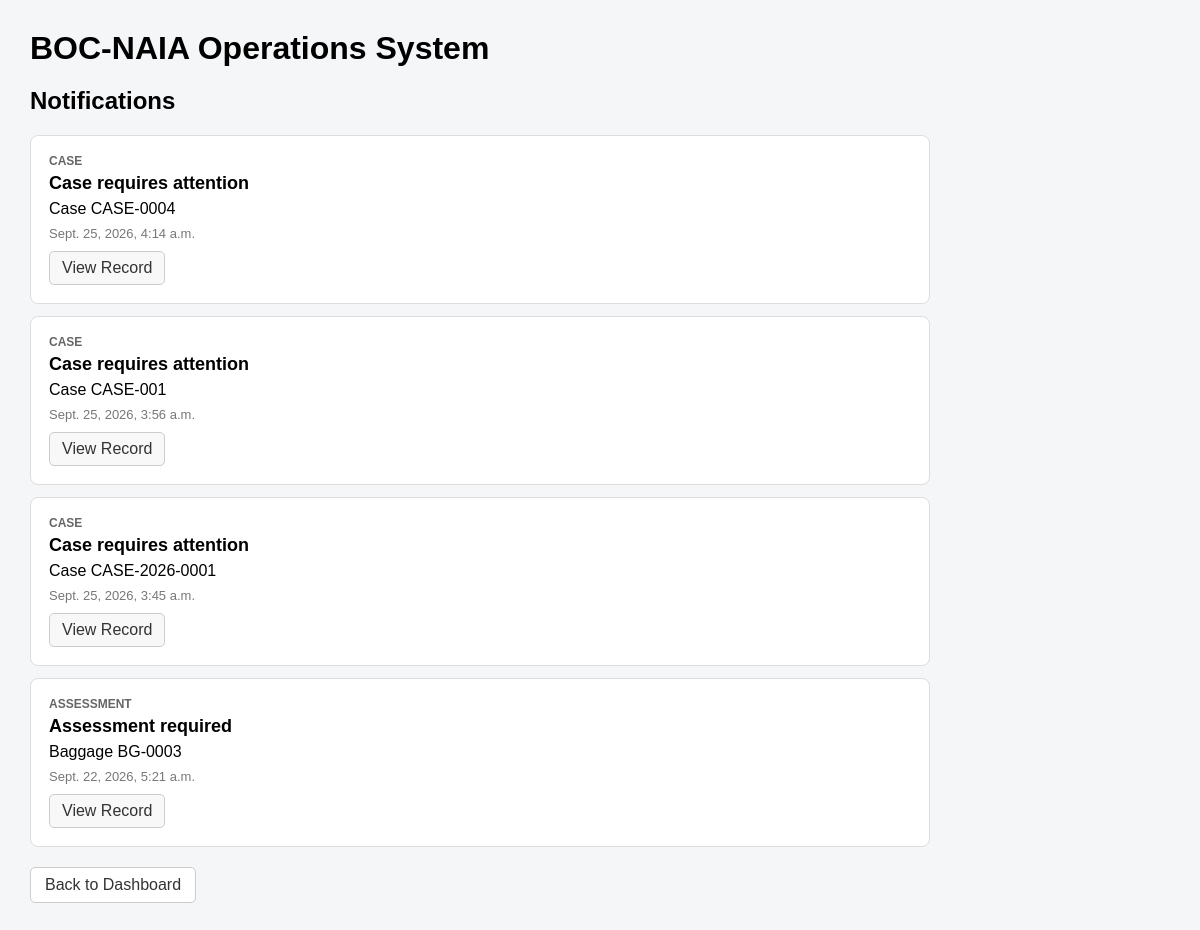
The app's page /passengers/notifications/ (signed in) with its own data.
### passengers/models.py (models this page shows, shortened)
class Case(models.Model):
    STATUS_CHOICES = [
        ("open", "Open"),
        ("under_review", "Under Review"),
        ("resolved", "Resolved"),
        ("closed", "Closed"),
    ]
    TYPE_CHOICES = [
        ("held", "Held"),
        ("seizure", "Seizure"),
        ("restricted_item", "Restricted Item"),
        ("prohibited_item", "Prohibited Item"),
        ("other", "Other"),
    ]
    baggage = models.ForeignKey(
        Baggage,
        on_delete=models.PROTECT,
        related_name="cases",
    )
    case_reference = models.CharField(
        max_length=50,
        unique=True,
    )
    case_type = models.CharField(
        max_length=30,
        choices=TYPE_CHOICES,
    )
    status = models.CharField(
        max_length=20,
        choices=STATUS_CHOICES,
        default="open",
    )
    description = models.TextField()
    created_by = models.ForeignKey(
    User,
    on_delete=models.PROTECT,
    related_name="created_cases",
    null=True,
    blank=True,
    )
    resolution = models.TextField(
        blank=True,
    )
    resolved_by = models.ForeignKey(
        User,
        on_delete=models.PROTECT,
        related_name="resolved_cases",
        null=True,
        blank=True,
    )
    resolved_at = models.DateTimeField(
        null=True,
        blank=True,
    )
    created_at = models.DateTimeField(
        auto_now_add=True,
    )

class Assessment(models.Model):
    STATUS_CHOICES = [
        ("pending", "Pending"),
        ("completed", "Completed"),
    ]
    inspection = models.OneToOneField(
        Inspection,
        on_delete=models.PROTECT,
        related_name="assessment",
    )
    status = models.CharField(
        max_length=20,
        choices=STATUS_CHOICES,
        default="pending",
    )
    declared_value = models.DecimalField(
        max_digits=12,
        decimal_places=2,
    )
    assessed_value = models.DecimalField(
        max_digits=12,
        decimal_places=2,
    )
    duty_amount = models.DecimalField(
        max_digits=12,
        decimal_places=2,
        default=0,
    )
    tax_amount = models.DecimalField(
        max_digits=12,
        decimal_places=2,
        default=0,
    )
    remarks = models.TextField(
        blank=True,
    )
    assessed_at = models.DateTimeField(
        null=True,
        blank=True,
    )
    created_at = models.DateTimeField(
        auto_now_add=True,
    )

### passengers/views.py (the view, shortened to what this page needs)
@login_required
def notifications(request):
    notifications = []
    user = request.user
    if user.has_perm("passengers.view_inspection"):
        pending_inspections = (
            Inspection.objects
            .filter(
                status__in=[
                    "pending",
                    "in_progress",
                ]
            )
            .select_related(
                "baggage",
                "baggage__passenger",
            )
            .order_by("-created_at")
        )
    if user.has_perm("passengers.view_assessment"):
        assessments = (
            Assessment.objects
            .filter(
                status="pending",
                inspection__result="for_assessment",
            )
            .select_related(
                "inspection",
                "inspection__baggage",
                "inspection__baggage__passenger",
            )
            .order_by("-created_at")
        )
        for assessment in assessments:
            notifications.append({
                "type": "Assessment",
                "title": "Assessment required",
                "message": (
                    f"Baggage "
                    f"{assessment.inspection.baggage.baggage_tag}"
                ),
                "url": reverse(
                    "assessment_detail",
                    args=[assessment.id],
                ),
                "created_at": assessment.created_at,
            })
    if user.has_perm("passengers.view_payment"):
        payments = (
            Payment.objects
            .filter(
                status="pending"
            )
            .select_related(
                "assessment",
                "assessment__inspection",
                "assessment__inspection__baggage",
            )
            .order_by("-created_at")
        )
    if user.has_perm("passengers.view_case"):
        cases = (
            Case.objects
            .filter(
                status__in=[
                    "open",
                    "under_review",
                ]
            )
            .select_related(
                "baggage",
                "baggage__passenger",
            )
            .order_by("-created_at")
        )
        for case in cases:
            notifications.append({
                "type": "Case",
                "title": "Case requires attention",
                "message": (
                    f"Case "
                    f"{case.case_reference}"
                ),
                "url": reverse(
                    "case_detail",
                    args=[case.id],
                ),
                "created_at": case.created_at,
            })
    if user.has_perm("passengers.view_clearance"):
        clearances = (
            Clearance.objects
            .filter(
                status="pending"
            )
            .select_related(
                "baggage",
                "baggage__passenger",
            )
            .order_by("-created_at")
        )
    notifications.sort(
        key=lambda item: item["created_at"],
        reverse=True,
    )
    return render(
        request,
        "passengers/notifications.html",
        {
            "notifications": notifications,
        },
    )

### passengers/templates/passengers/notifications.html (shortened to what this page needs)
<!DOCTYPE html>
<html lang="en">
<head>
</head>
<body>
<h1>
    BOC-NAIA Operations System
</h1>
<h2>
    Notifications
</h2>
<div class="notification-container">
    {% if notifications %}
        {% for notification in notifications %}
            <div class="notification">
                <div class="notification-type">
                    {{ notification.type }}
                </div>
                <div class="notification-title">
                    {{ notification.title }}
                </div>
                <div class="notification-message">
                    {{ notification.message }}
                </div>
                <div class="notification-date">
                    {{ notification.created_at }}
                </div>
                <a href="{{ notification.url }}">
                    View Record
                </a>
            </div>
        {% endfor %}
    {% endif %}
</div>
<div class="actions">
    <a href="{% url 'dashboard' %}">
        Back to Dashboard
    </a>
</div>
</body>
</html>

### passengers/templates/passengers/notifications.html (style rules this page uses)
body { font-family: Arial, sans-serif; margin: 30px; background: #f5f6f8; }
h1 { margin-bottom: 5px; }
.notification-container { max-width: 900px; }
.notification { background: white; border: 1px solid #ddd; border-radius: 8px; padding: 18px; margin-bottom: 12px; }
.notification-type { font-size: 12px; font-weight: bold; text-transform: uppercase; color: #666; margin-bottom: 5px; }
.notification-title { font-size: 18px; font-weight: bold; margin-bottom: 6px; }
.notification-message { margin-bottom: 8px; }
.notification-date { font-size: 13px; color: #777; margin-bottom: 10px; }
.notification a { display: inline-block; padding: 7px 12px; border: 1px solid #ccc; border-radius: 5px; text-decoration: none; color: #333; background: #f8f8f8; }
.actions { margin-top: 20px; }
.actions a { display: inline-block; padding: 8px 14px; border: 1px solid #ccc; border-radius: 5px; text-decoration: none; color: #333; background: white; margin-right: 8px; }

### records on screen
Case: created_at "Sept. 25, 2026, 4:14 a.m."
Case: created_at "Sept. 25, 2026, 3:56 a.m."
Case: created_at "Sept. 25, 2026, 3:45 a.m."
Assessment: created_at "Sept. 22, 2026, 5:21 a.m."

### other values on screen
{{ notification.type }} "CASE" "CASE" "CASE" "ASSESSMENT"
{{ notification.title }} "Case requires attention" "Case requires attention" "Case requires attention" "Assessment required"
{{ notification.message }} "Case CASE-0004" "Case CASE-001" "Case CASE-2026-0001" "Baggage BG-0003"
